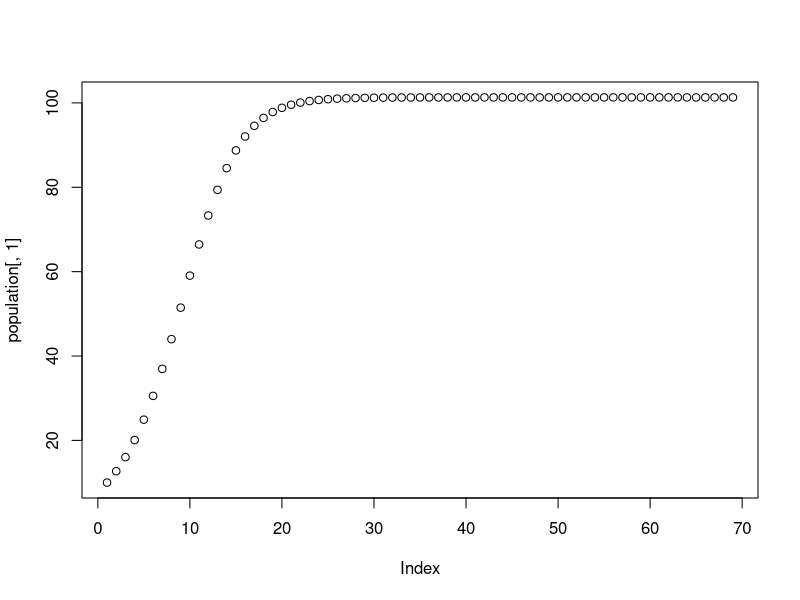
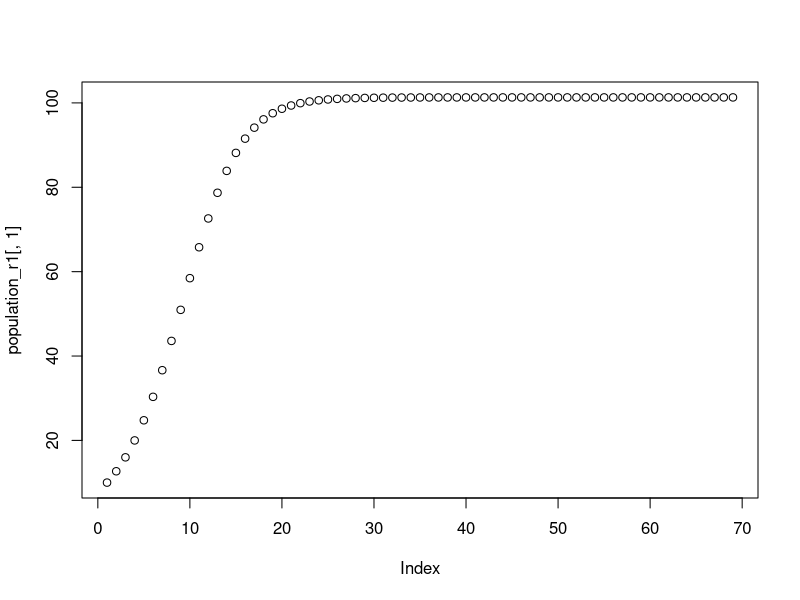
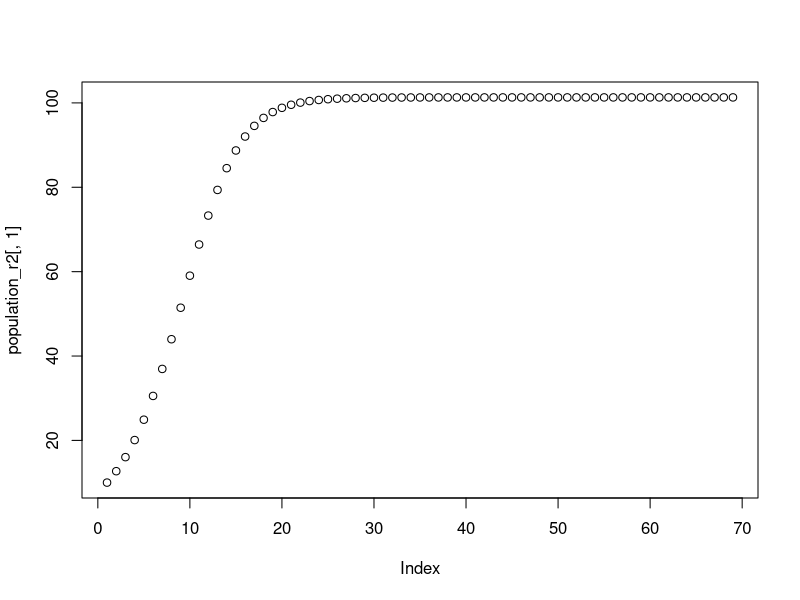
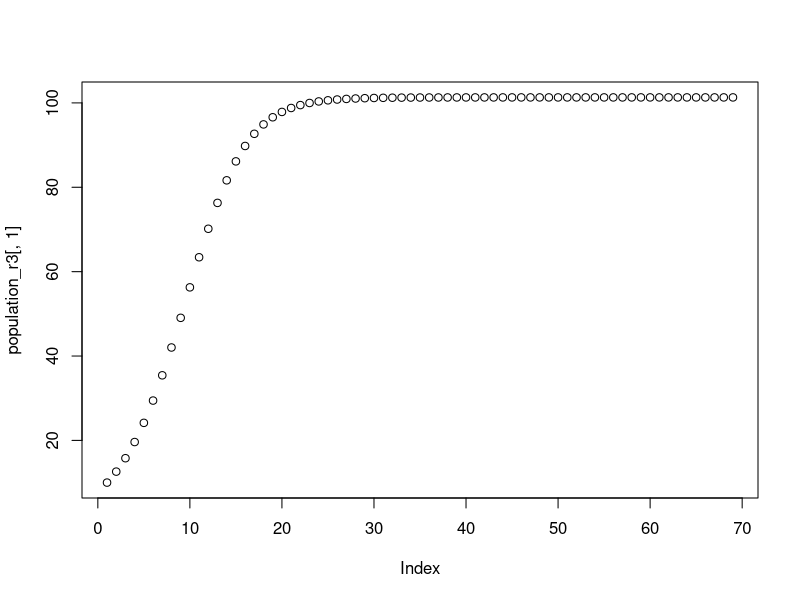
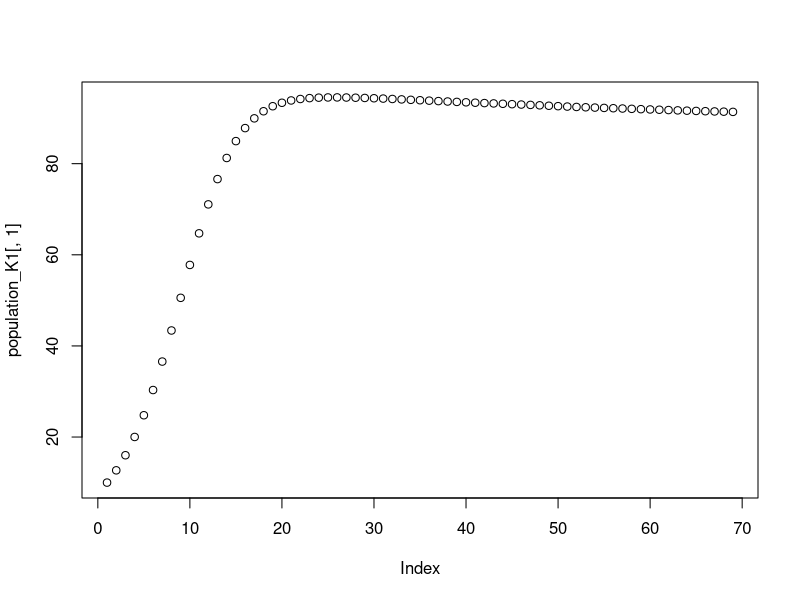
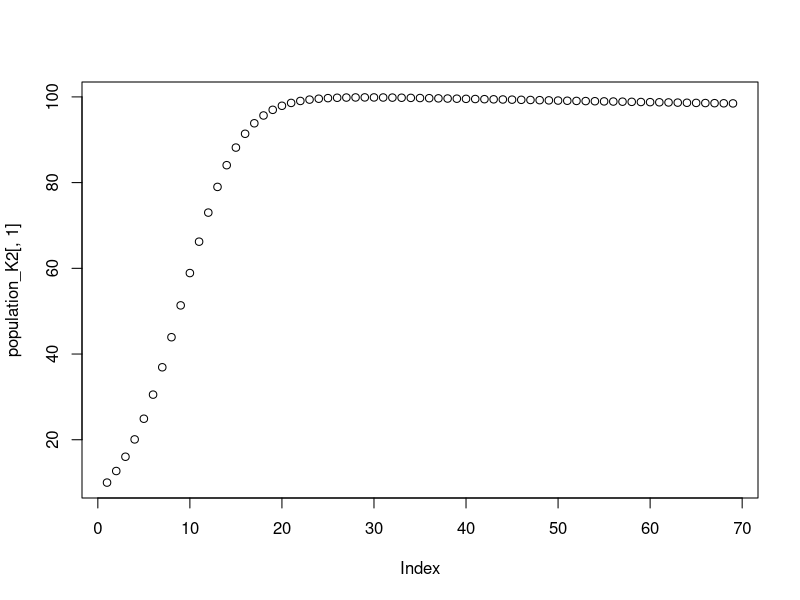
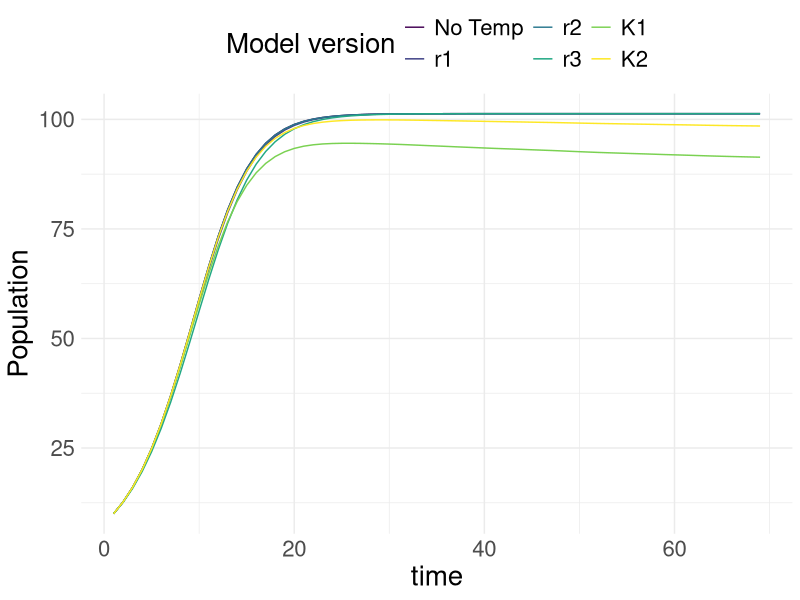

Generate these figures, in order, with R:
library(tidyverse)


projections <- read.csv("anomaly_df.csv")
SST_dev <- projections[['anomaly']]
SST_dev_loweropttemp <- projections[['anomaly']] + 1 #larger anomaly = lower optimal temp
SST_dev_higheropttemp <- projections[['anomaly']] - 1 #smaller anomaly = higher optimal temp

patch_area <- c(1, 0)
number_patches <- length(patch_area)
timesteps <- length(SST_dev)
r = 0.3
K = 101.3

#mean_temps_crop <- read.csv("mean_temps_crop.csv")
#mean_temps_series <- mean_temps_crop[['extracted_mean_temps']]

population <- array(NA, dim = c(timesteps, number_patches))
population[1,] <- c(10,0)

population_r1 <- array(NA, dim = c(timesteps, number_patches))
population_r1[1,] <- c(10,0)

population_r2 <- array(NA, dim = c(timesteps, number_patches))
population_r2[1,] <- c(10,0)

population_r3 <- array(NA, dim = c(timesteps, number_patches))
population_r3[1,] <- c(10,0)

population_K1 <- array(NA, dim = c(timesteps, number_patches))
population_K1[1,] <- c(10,0)

population_K2 <- array(NA, dim = c(timesteps, number_patches))
population_K2[1,] <- c(10,0)


r_temp_1 <- array(NA, dim = c(timesteps, 1))
r_temp_2 <- array(NA, dim = c(timesteps, 1))
r_temp_3 <- array(NA, dim = c(timesteps, 1))

K_temp_1 <- array(NA, dim = c(timesteps, 1))
K_temp_2 <- array(NA, dim = c(timesteps, 1))




for (t in 2:timesteps) {
    
    #no temp
    population[t,] <- population[t-1,] + r * population[t-1,] * (1 - population[t-1,] / K)
    
    #temp dependent r - "current" temp as optimal
    r_temp_1[t] <- 0.3 + 0*SST_dev[t] + -0.0037*SST_dev[t]^2
    population_r1[t,] <- population_r1[t-1,] + r_temp_1[t] * population_r1[t-1,] * (1 - population_r1[t-1,] / K)
    
    #temp dependent r - higher optimal temp
    r_temp_2[t] <- 0.3 + 0*SST_dev_higheropttemp[t] + -0.0037*SST_dev_higheropttemp[t]^2
    population_r2[t,] <- population_r2[t-1,] + r_temp_2[t] * population_r2[t-1,] * (1 - population_r2[t-1,] / K)
    
    #temp dependent r - lower optimal temp
    r_temp_3[t] <- 0.3 + 0*SST_dev_loweropttemp[t] + -0.0037*SST_dev_loweropttemp[t]^2
    population_r3[t,] <- population_r3[t-1,] + r_temp_3[t] * population_r3[t-1,] * (1 - population_r3[t-1,] / K)
    
    #temp dependent K - piece wise linear function
    K_temp_1[t] <- -4.95243768 * SST_dev[t] + 101.3
    if (K_temp_1[t] < 10) {
      K_temp_1[t] <- 10
    } else if (K_temp_1[t] > 101.3) {
      K_temp_1[t] <- 101.3
    }
    population_K1[t,] <- population_K1[t-1,] + r * population_K1[t-1,] * (1 - population_K1[t-1,] / K_temp_1[t])
    
    #temp dependent K - quadratic function
    K_temp_2[t] <- 101.3 + 0*SST_dev[t] + -0.7*SST_dev[t]^2
    if (K_temp_2[t] < 10) {
      K_temp_2[t] <- 10 }
    else if (K_temp_2[t] > 101.3) {
      K_temp_2[t] <- 101.3
    }
    population_K2[t,] <- population_K2[t-1,] + r * population_K2[t-1,] * (1 - population_K2[t-1,] / K_temp_2[t])
}



plot(population[,1])
plot(population_r1[,1])
plot(population_r2[,1])
plot(population_r3[,1])
plot(population_K1[,1])
plot(population_K2[,1])

time <- c(1:length(SST_dev))
df <-cbind(NoTemp = population[,1], r1 = population_r1[,1], r2 = population_r2[,1], r3 = population_r3[,1],
           K1 = population_K1[,1], K2 = population_K2[,1], time)

df_long <- pivot_longer(as.data.frame(df), NoTemp:K2, names_to = "Temp_version", values_to = "Population")

df_long$Temp_version <- factor(df_long$Temp_version, levels = c("NoTemp", "r1", "r2", "r3", "K1", "K2"),
                               labels = c("No Temp", "r1", "r2", 
                                          "r3", "K1", "K2"))

ggplot(df_long, aes(x=time, y=Population, col=Temp_version)) +
  geom_line() +
  scale_color_viridis_d(name = "Model version")+
  theme_minimal() +
  theme(text = element_text(size=20), legend.position = "top")
